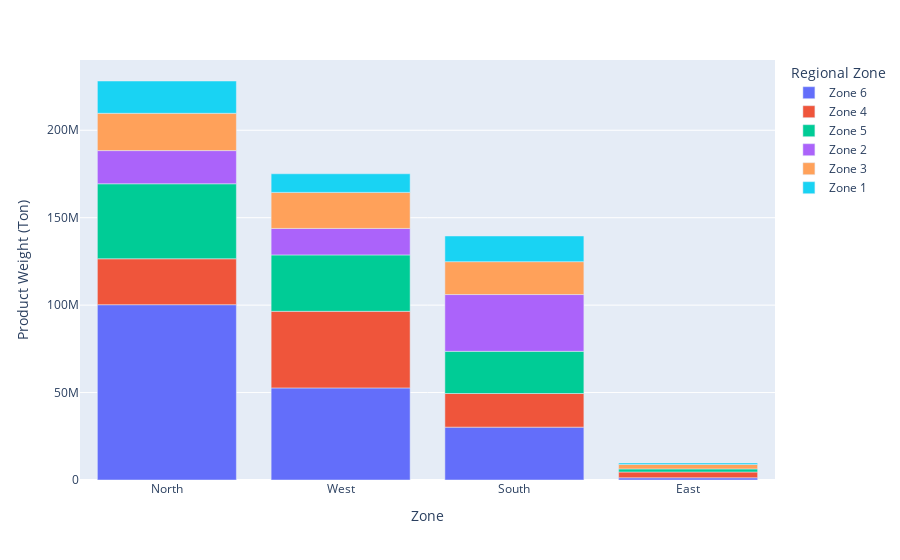

Notebook source saved alongside this figure:
### Markdown cell above
Transport issue may be one of the reason that certain demands are not met in certain region. For example North of Zone 6 has more number of retail shops and more demand for the product. Also it has maximum transport issues in last 1 year. If there are transport issues, required number of products cannot be shipped to the warehouse which might cut of the supply which leads to the demand supply imbalance.


To mitigate the impact of transport issues on the supply chain, companies can adopt various strategies such as improving their transportation infrastructure, diversifying their transportation options, and investing in technology that helps optimize their logistics operations. By doing so, they can ensure that products are delivered to their customers in a timely and cost-effective manner, and avoid demand-supply imbalances that can hurt their bottom line.

### Code cell
weight_df = fmcg_data.groupby(["zone", "wh_regional_zone"], as_index=False)["product_wg_ton"].sum().sort_values(by="product_wg_ton", ascending=False)
weight_df.columns=["Zone", "Regional Zone", "Product Weight (Ton)"]
px.bar(data_frame=weight_df, x="Zone", y="Product Weight (Ton)", color="Regional Zone")

### Figure 1 — Plotly figure (JSON) as saved in the notebook; plotly's stock layout.template omitted (floating-point values rounded to 4 significant figures)
{"data": [{"alignmentgroup": "True", "hovertemplate": "Regional Zone=Zone 6<br>Zone=%{x}<br>Product Weight (Ton)=%{y}<extra></extra>", "legendgroup": "Zone 6", "marker": {"color": "#636efa", "pattern": {"shape": ""}}, "name": "Zone 6", "offsetgroup": "Zone 6", "orientation": "v", "showlegend": true, "textposition": "auto", "type": "bar", "x": ["North", "West", "South", "East"], "xaxis": "x", "y": [100249991, 52661774, 30235650, 1274236], "yaxis": "y"}, {"alignmentgroup": "True", "hovertemplate": "Regional Zone=Zone 4<br>Zone=%{x}<br>Product Weight (Ton)=%{y}<extra></extra>", "legendgroup": "Zone 4", "marker": {"color": "#EF553B", "pattern": {"shape": ""}}, "name": "Zone 4", "offsetgroup": "Zone 4", "orientation": "v", "showlegend": true, "textposition": "auto", "type": "bar", "x": ["West", "North", "South", "East"], "xaxis": "x", "y": [43804669, 26254519, 19230670, 3306171], "yaxis": "y"}, {"alignmentgroup": "True", "hovertemplate": "Regional Zone=Zone 5<br>Zone=%{x}<br>Product Weight (Ton)=%{y}<extra></extra>", "legendgroup": "Zone 5", "marker": {"color": "#00cc96", "pattern": {"shape": ""}}, "name": "Zone 5", "offsetgroup": "Zone 5", "orientation": "v", "showlegend": true, "textposition": "auto", "type": "bar", "x": ["North", "West", "South", "East"], "xaxis": "x", "y": [42893115, 32242727, 24113697, 1768074], "yaxis": "y"}, {"alignmentgroup": "True", "hovertemplate": "Regional Zone=Zone 2<br>Zone=%{x}<br>Product Weight (Ton)=%{y}<extra></extra>", "legendgroup": "Zone 2", "marker": {"color": "#ab63fa", "pattern": {"shape": ""}}, "name": "Zone 2", "offsetgroup": "Zone 2", "orientation": "v", "showlegend": true, "textposition": "auto", "type": "bar", "x": ["South", "North", "West"], "xaxis": "x", "y": [32467899, 18966332, 15146537], "yaxis": "y"}, {"alignmentgroup": "True", "hovertemplate": "Regional Zone=Zone 3<br>Zone=%{x}<br>Product Weight (Ton)=%{y}<extra></extra>", "legendgroup": "Zone 3", "marker": {"color": "#FFA15A", "pattern": {"shape": ""}}, "name": "Zone 3", "offsetgroup": "Zone 3", "orientation": "v", "showlegend": true, "textposition": "auto", "type": "bar", "x": ["North", "West", "South", "East"], "xaxis": "x", "y": [21335735, 20617692, 18810119, 2526684], "yaxis": "y"}, {"alignmentgroup": "True", "hovertemplate": "Regional Zone=Zone 1<br>Zone=%{x}<br>Product Weight (Ton)=%{y}<extra></extra>", "legendgroup": "Zone 1", "marker": {"color": "#19d3f3", "pattern": {"shape": ""}}, "name": "Zone 1", "offsetgroup": "Zone 1", "orientation": "v", "showlegend": true, "textposition": "auto", "type": "bar", "x": ["North", "South", "West", "East"], "xaxis": "x", "y": [18466131, 14682866, 10638197, 872338], "yaxis": "y"}], "layout": {"barmode": "relative", "legend": {"title": {"text": "Regional Zone"}, "tracegroupgap": 0}, "margin": {"t": 60}, "xaxis": {"anchor": "y", "domain": [0, 1], "title": {"text": "Zone"}}, "yaxis": {"anchor": "x", "domain": [0, 1], "title": {"text": "Product Weight (Ton)"}}}}
